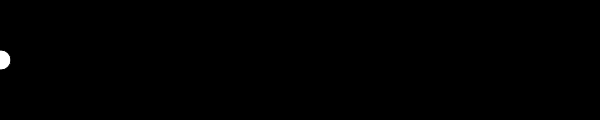
Frame 1 (no input)
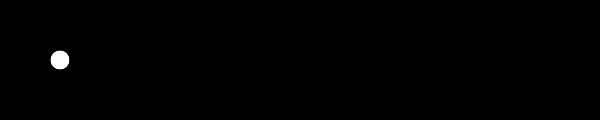
Frame 60 (no input)
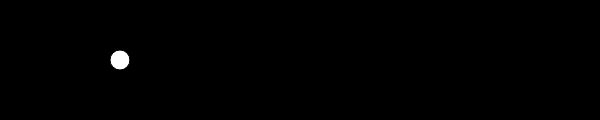
Frame 120 (the mouse pressed at the canvas centre since frame 60)

The p5.js sketch that drew these frames (run headless with seeded random() and noise() and a simulated clock; from frame 60 on, the mouse is pressed at the canvas centre):

// p5.js sketch
// ── sketch.js
var x; 

function setup() {
  createCanvas(600, 120);
  x = 0; // Start at the left edge of the canvas
}

function draw() {
  background(0);
  x = x + 1;  // Move slightly to the right

  ellipse(x, 60, 20, 20);
}
